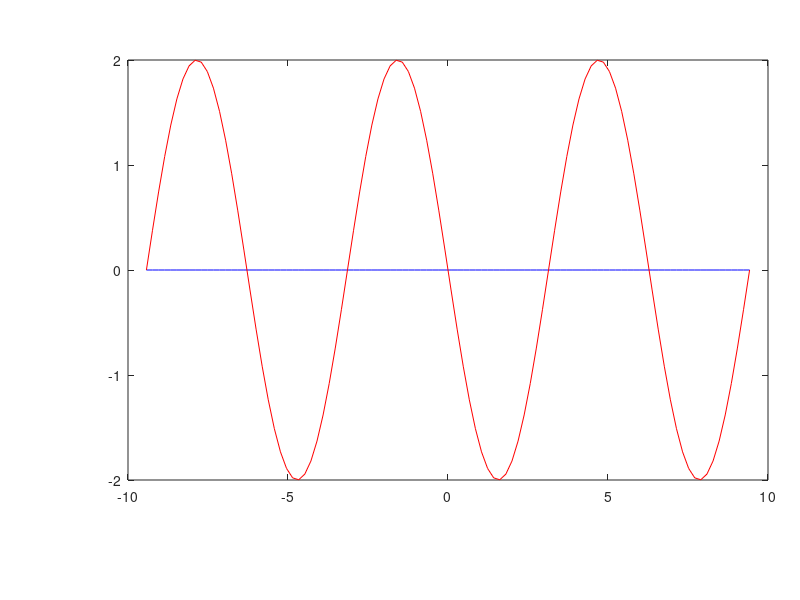

Source code (MATLAB): (Note: this script raises an error after producing the figure.)
clear
close all
clc

fs=15;
u=linspace(-3*pi,3*pi,1e2);
k=1;
eta=0.5;
axes('position',[0.16 0.2 0.8 0.7])
plot(u,0*u,'b')
hold on
plot(u,-k/eta*sin(u),'r')
L=legend('$\dot{\theta}=0$','$\dot{v}=0$','location','se');
set(L,'interpreter','latex','fontsize',fs)
xlabel('$\theta$','interpreter','latex')
ylabel('$\dot{\theta}$','interpreter','latex')


arrow([0.1302   -2.3214],[-1.2240   -1.8690])
arrow([-4.1927    2.2500],[-3.1510    1.7738])
arrow([-2.2656    0.3690],[-1.6927    0.8452])
arrow([2.1615   -0.5357],[1.3281   -1.1071])

arrow([4*pi/2 1],[4*pi/2+0.1 1])
arrow([0 1],[0.1 1])
arrow([-4*pi/2 1],[-4*pi/2+0.1 1])

arrow([3*pi/2 0],[3*pi/2 0.1])
arrow([-pi/2 0],[-pi/2 0.1])
arrow([-5*pi/2 0],[-5*pi/2 0.1])

arrow([-3*pi/2 0],[-3*pi/2 -0.1]);
arrow([pi/2 0],[pi/2 -0.1]);
arrow([5*pi/2 0],[5*pi/2 -0.1]);
axis tight
set(gca,'fontsize',15)
%%
for l=1:10
load(['../Pictures/Damped_trajectories_',num2str(l),'.mat'])
hold on
plot(u(1,1),u(1,2),'ko','linewidth',3)
plot(u(:,1),u(:,2),'linewidth',3) % Plot solution.
end
axis([-10 10 -3 3])

export_fig '../Pictures/Damped_Pendulum_phase_plane.png' -m3
